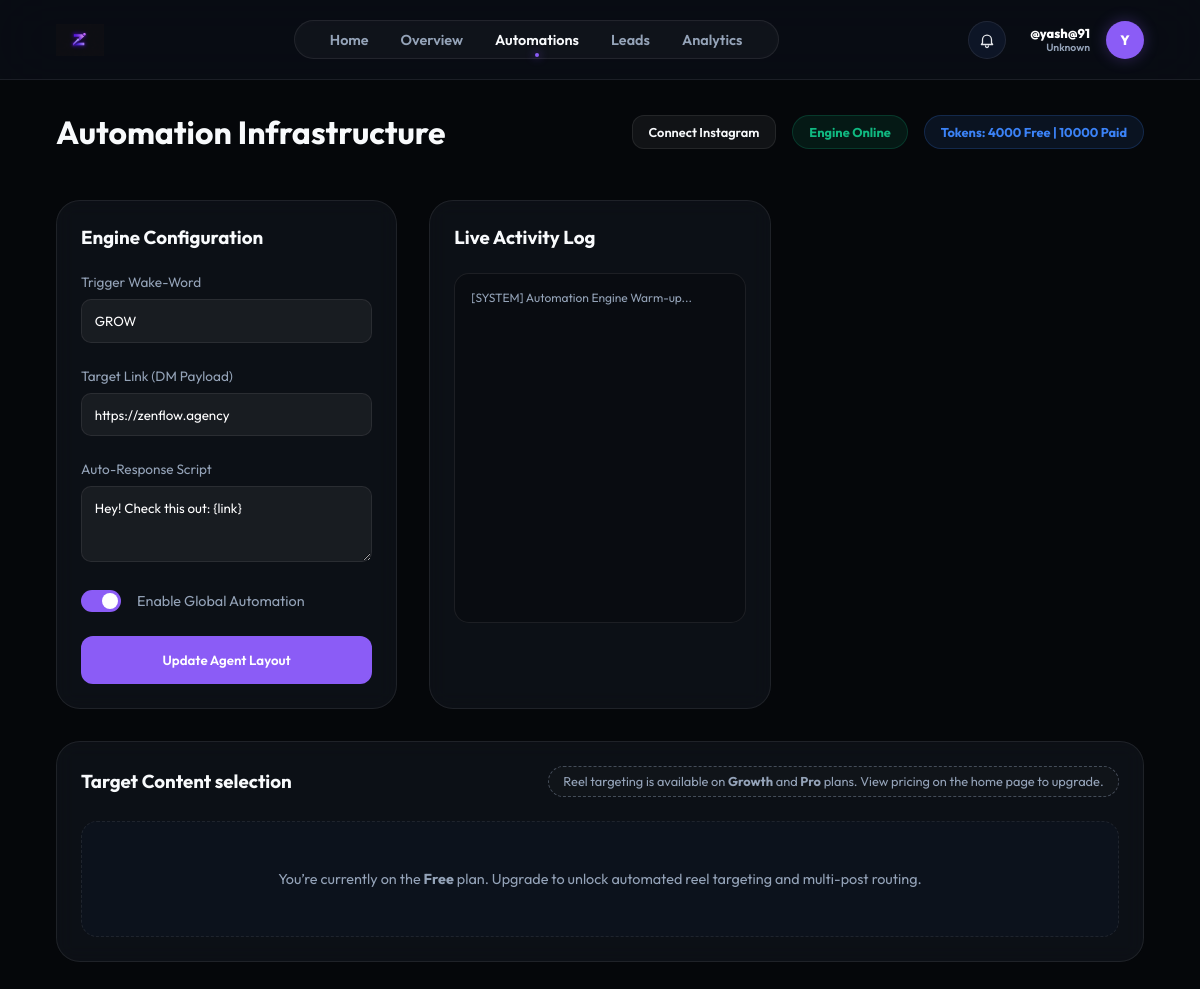
Before: /automations (signed in) with the older database file.
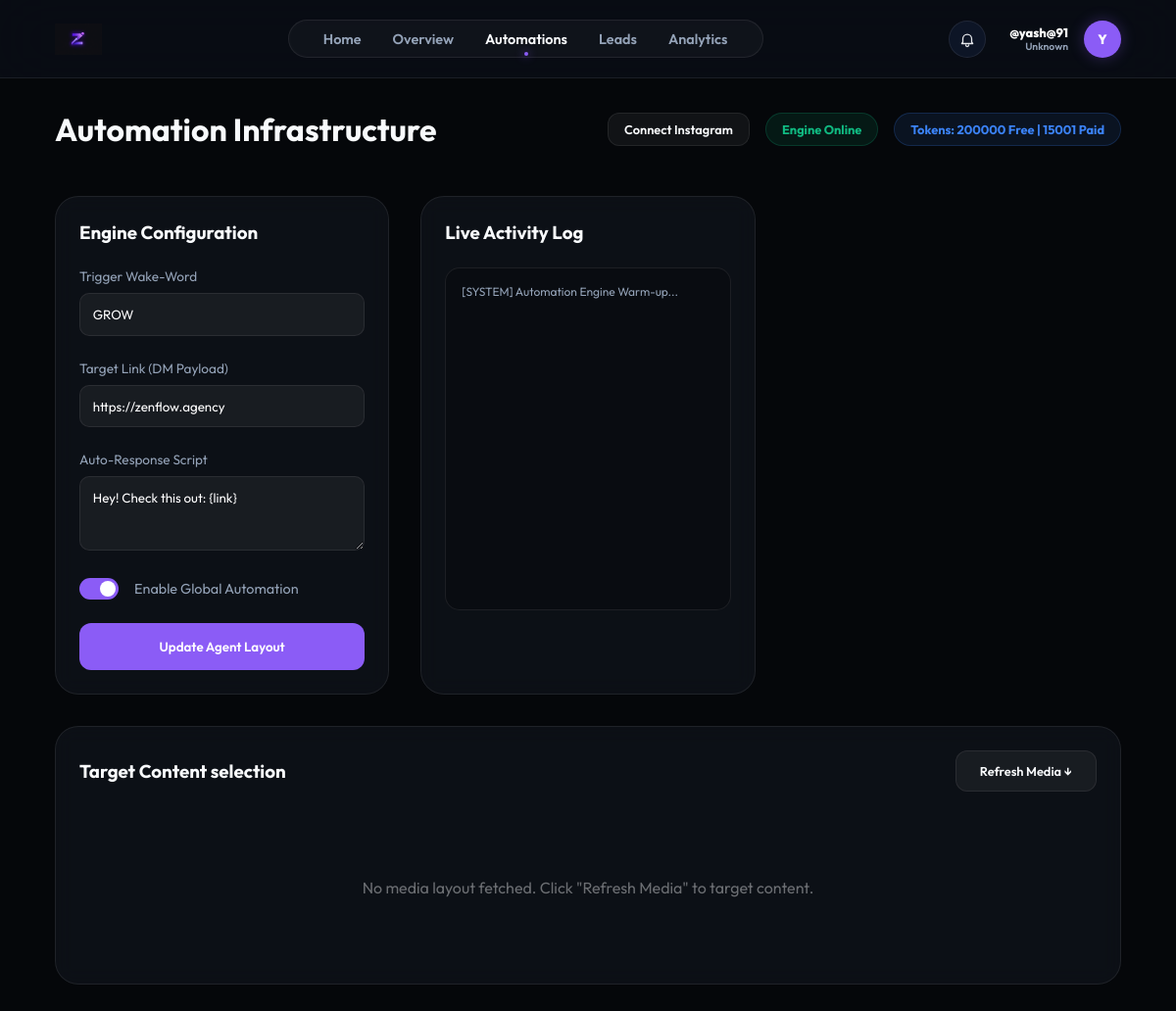
After: the same page with the newer database file.
### models.py (models this page shows)
class User(db.Model):
    id = db.Column(db.Integer, primary_key=True)
    username = db.Column(db.String(80), unique=True, nullable=False)
    email = db.Column(db.String(120), unique=True)
    password_hash = db.Column(db.String(256))
    full_name = db.Column(db.String(100))
    fb_user_id = db.Column(db.String(120), unique=True)
    ig_user_id = db.Column(db.String(120), unique=True)
    fb_access_token = db.Column(db.Text)
    ig_access_token = db.Column(db.Text)
    token_expires_at = db.Column(db.DateTime)
    ig_username = db.Column(db.String(100))  # Store Instagram username separately
    ig_password_encrypted = db.Column(db.Text)  # Encrypted password
    ig_session_data = db.Column(db.Text)  # Store session data for direct API
    plan = db.Column(db.String(50), default="Free")
    used_founding_coupon = db.Column(db.Boolean, default=False)
    niche = db.Column(db.String(50))
    bio = db.Column(db.Text)
    avatar = db.Column(db.String(10))
    followers = db.Column(db.Integer, default=0)
    following = db.Column(db.Integer, default=0)
    free_tokens = db.Column(db.Integer, default=4000)
    paid_tokens = db.Column(db.Integer, default=0)
    tokens_reset_at = db.Column(db.DateTime, default=datetime.utcnow)
    is_admin = db.Column(db.Boolean, default=False)
    funnels = db.relationship('Funnel', backref='owner', lazy=True)
    leads = db.relationship('Lead', backref='owner', lazy=True)

### app.py (the view)
@app.route('/automations')
def automations():
    ctx = get_dashboard_context()
    if not ctx: return redirect(url_for('login_ui'))
    return render_template('automations.html', **ctx)

### templates/automations.html (shortened to what the changed rows need)
{% extends "base.html" %}
{% block content %}
<header class="top-bar">
    <h1>Automation Infrastructure</h1>
    <div style="display: flex; gap: 1rem; align-items: center;">
        {% if user.instagram_connected %}
        <div class="status-pill active"
            style="background: rgba(16, 185, 129, 0.1); color: #10b981; border: 1px solid rgba(16, 185, 129, 0.2); padding: 0.5rem 1rem; border-radius: 20px; font-size: 0.8rem; font-weight: 700;">
            Instagram Connected
        </div>
        {% else %}
        <a href="/dashboard/connect-instagram" class="btn btn-secondary"
            style="text-decoration: none; padding: 0.5rem 1rem; font-size: 0.8rem;">
            Connect Instagram
        </a>
        {% endif %}
        <div class="status-pill {{ 'active' if funnel.active else 'inactive' }}"
            style="background: rgba(16, 185, 129, 0.1); color: #10b981; border: 1px solid rgba(16, 185, 129, 0.2); padding: 0.5rem 1rem; border-radius: 20px; font-size: 0.8rem; font-weight: 700;">
            {{ 'Engine Online' if funnel.active else 'Engine Paused' }}
        </div>
        <div class="status-pill"
            style="background: rgba(59, 130, 246, 0.1); color: #3b82f6; border: 1px solid rgba(59, 130, 246, 0.2); padding: 0.5rem 1rem; border-radius: 20px; font-size: 0.8rem; font-weight: 700;">
            Tokens: {{ user.free_tokens }} Free | {{ user.paid_tokens }} Paid
        </div>
    </div>
</header>
<div class="dashboard-grid">
    <div class="card full-width">
        <div class="card-header">
            <h3>Target Content selection</h3>
            {% if user.plan in ['Growth', 'Pro'] %}
            <form action="/dashboard/fetch-media" method="POST">
                <button type="submit" class="btn btn-secondary" style="font-size: 0.8rem;">Refresh Media ↓</button>
            </form>
            {% else %}
            <div
                style="font-size: 0.8rem; color: var(--text-secondary); background: rgba(248, 250, 252, 0.02); border-radius: 999px; padding: 0.4rem 0.9rem; border: 1px dashed rgba(148, 163, 184, 0.4);">
                Reel targeting is available on <strong>Growth</strong> and <strong>Pro</strong> plans.
                View pricing on the home page to upgrade.
            </div>
            {% endif %}
        </div>
        {% if user.plan in ['Growth', 'Pro'] %}
        <div class="media-grid"
            style="display: grid; grid-template-columns: repeat(4, 1fr); gap: 1.5rem; margin-top: 1rem;">
            {% if not active_media %}
            <div style="grid-column: span 4; text-align: center; padding: 4rem; opacity: 0.4;">
                <p>No media layout fetched. Click "Refresh Media" to target content.</p>
            </div>
            {% endif %}
        </div>
        {% else %}
        <div
            style="margin-top: 1.5rem; padding: 3rem; text-align: center; border-radius: 16px; border: 1px dashed var(--glass-border); background: rgba(15, 23, 42, 0.4); color: var(--text-secondary); font-size: 0.9rem;">
            You’re currently on the <strong>{{ user.plan or 'Free' }}</strong> plan. Upgrade to unlock automated reel
            targeting and multi-post routing.
        </div>
        {% endif %}
    </div>
</div>
{% endblock %}

### templates/base.html (shortened to what this page needs)
<!DOCTYPE html>
<html lang="en">
<head>
    <link rel="stylesheet" href="{{ url_for('static', filename='css/style.css') }}">
</head>
<body>
    <nav class="top-nav">
        <a href="/dashboard" class="nav-brand">
            <img src="{{ url_for('static', filename='img/logo.png') }}" alt="ZenFlow"
                style="height: 32px; width: auto;">
        </a>
        <div class="nav-links">
            <a href="/" class="nav-link {% if request.path == '/' %}active{% endif %}">Home</a>
            <a href="/dashboard" class="nav-link {% if request.path == '/dashboard' %}active{% endif %}">Overview</a>
            <a href="/automations"
                class="nav-link {% if request.path == '/automations' %}active{% endif %}">Automations</a>
            <a href="/leads" class="nav-link {% if request.path == '/leads' %}active{% endif %}">Leads</a>
            <a href="/analytics" class="nav-link {% if request.path == '/analytics' %}active{% endif %}">Analytics</a>
        </div>
        <div class="nav-user" style="position: relative;">
            <button id="notif-bell" aria-label="Notifications"
                style="width:38px; height:38px; border-radius:999px; border:1px solid var(--glass-border); background:rgba(15,23,42,0.9); display:flex; align-items:center; justify-content:center; cursor:pointer; padding:0; margin-right: 0.5rem;">
            </button>
            <div class="nav-user" style="position: relative; cursor: pointer;" onclick="toggleProfileDropdown(event)">
                <div style="text-align: right;">
                    <p style="font-size: 0.8rem; font-weight: 800; margin: 0; color: white;">@{{ user.username }}</p>
                    <p style="font-size: 0.65rem; color: {{ user.niche_color }}; margin: 0; font-weight: 600;">{{
                        user.niche
                        }}</p>
                </div>
                <div class="nav-avatar">{{ user.avatar or user.username[0]|upper }}</div>
            </div>
    </nav>
    <div class="app-container">
        <main class="main-content">
            {% block content %}{% endblock %}
        </main>
    </div>
</body>
</html>

Changed rows visible on the page:
changed User "yash@91": free_tokens "4000" → "200000"; paid_tokens "10000" → "15001"; plan "Free" → (not shown)
Other visible differences:
text no longer shown: "Reel targeting is available on Growth and Pro plans. View pricing on the home page to upgrade. You’re currently on the plan. Upgrade to unlock automated reel targeting and multi-post routing."
text now shown: "Refresh Media ↓ No media layout fetched. Click \"Refresh Media\" to target content."
